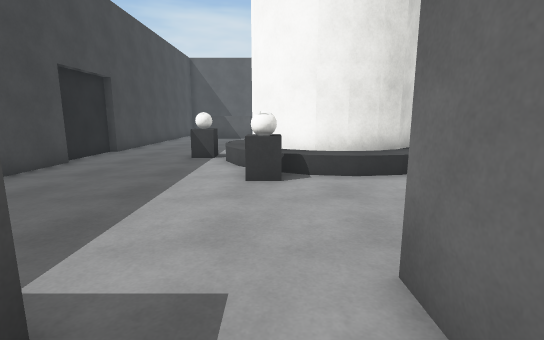
View 1 (above)

18 first-person views from a walk through a scene from a Unity 3-D project. The camera is 1.4 m above the floor, tilts 10° down and sees 85° across. The floor is counted in squares, 1 m on a side. Each view is taken from the middle of a square. On the plan, view 1 faces up. The plan holds only what a view shows up to about 14 squares ahead; the rest is blank. The place goes on beyond the plan. The player is left out. Door leaves are left out, so doorways stand open. Surface patterns are stand-ins for the level's own textures.

View 2
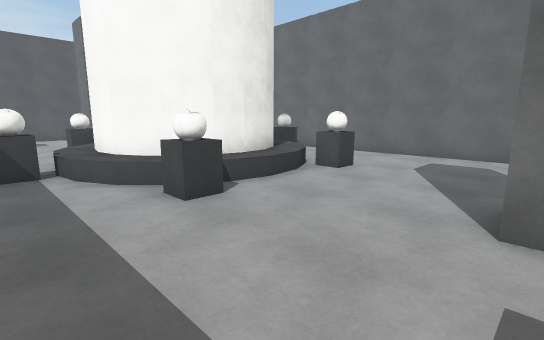

View 3
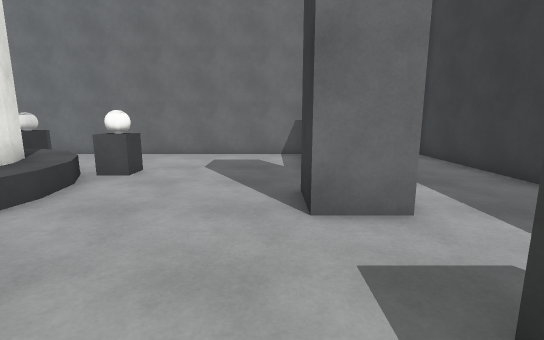

View 4
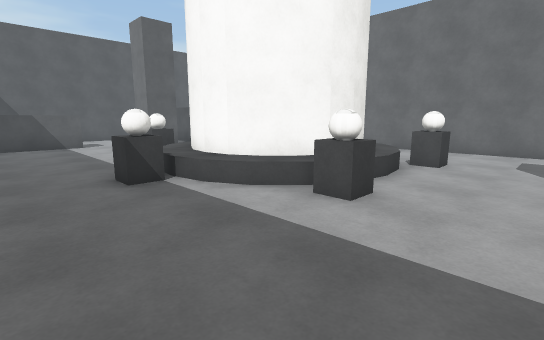

View 5
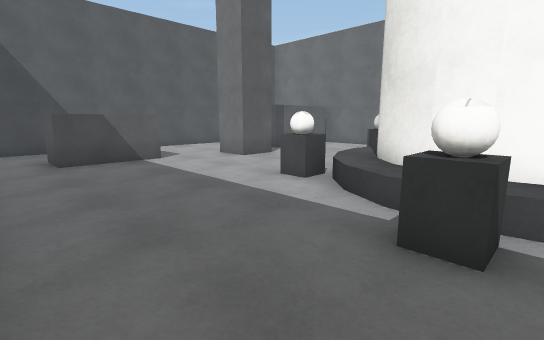

View 6
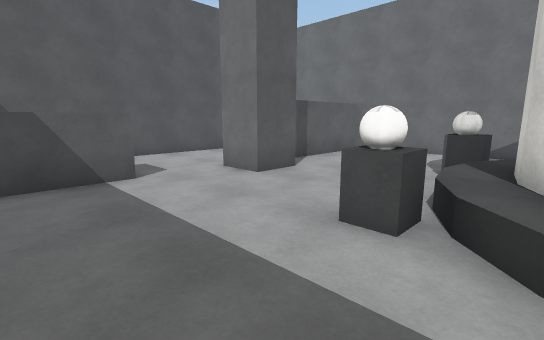

View 7
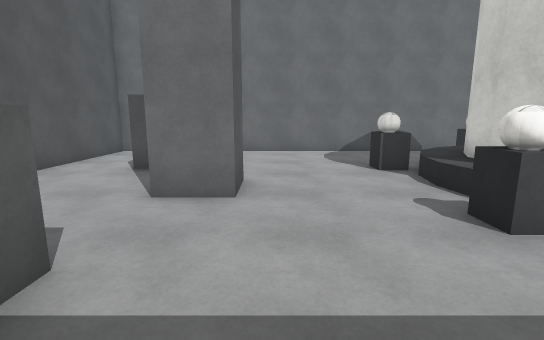

View 8
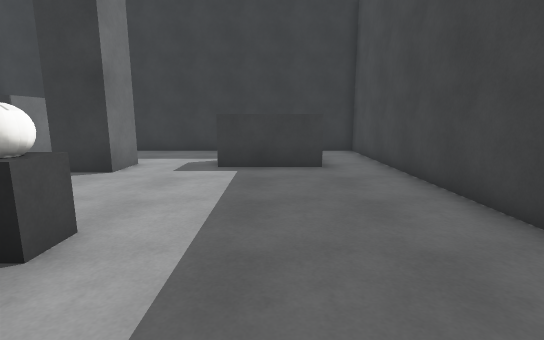

View 9
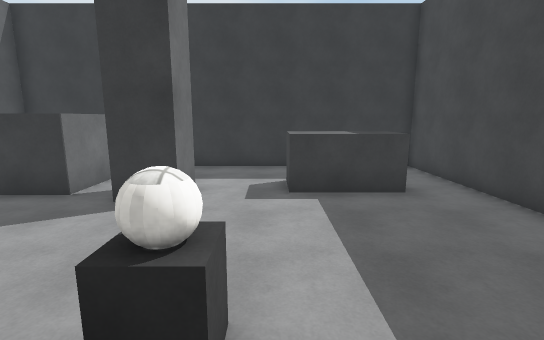

View 10
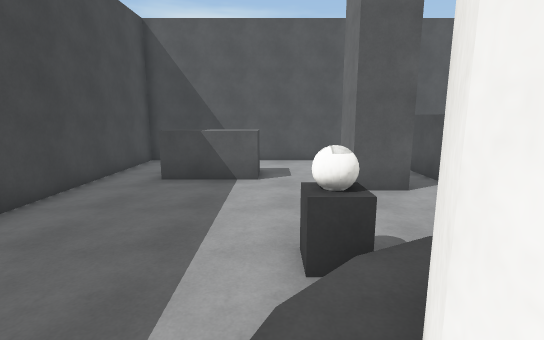

View 11
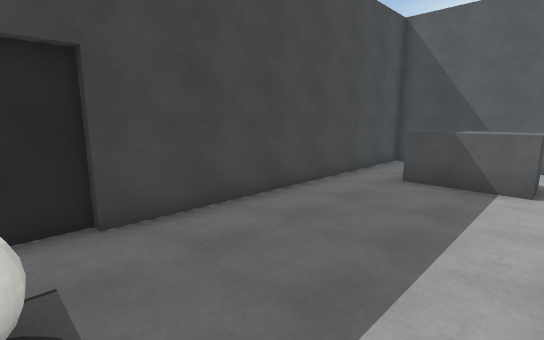

View 12
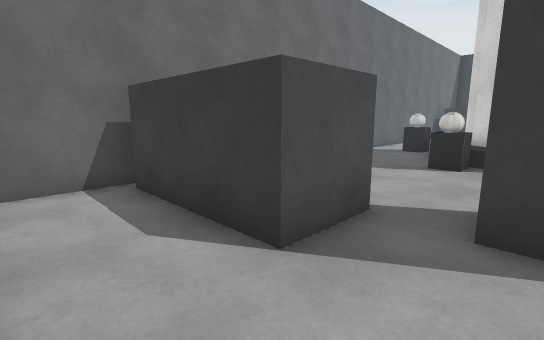

View 13
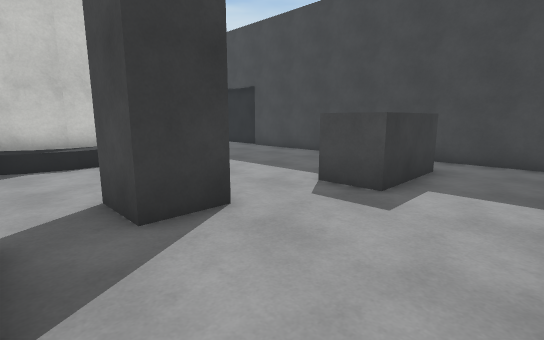

View 14
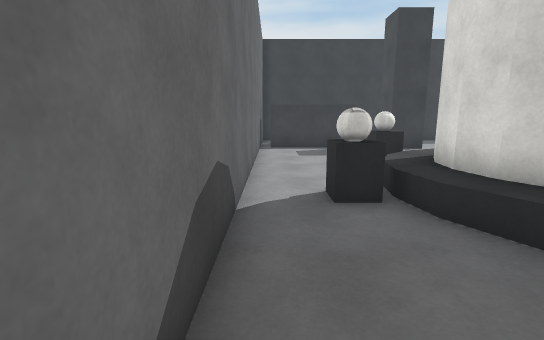

View 15
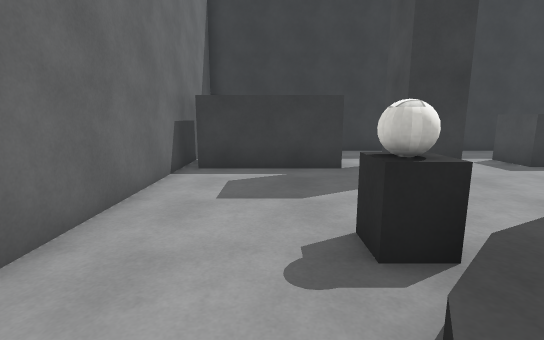

View 16
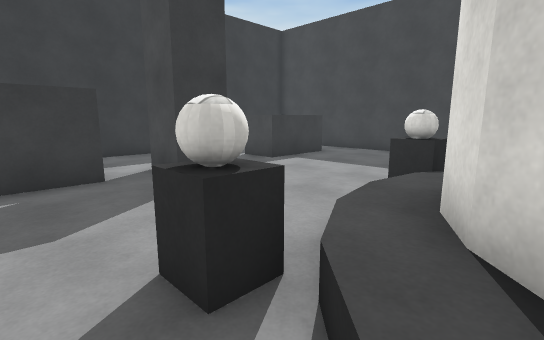

View 17
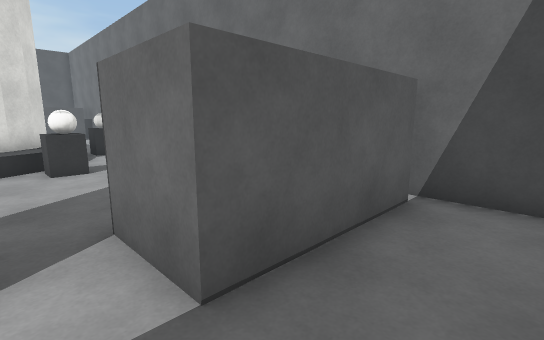

View 18
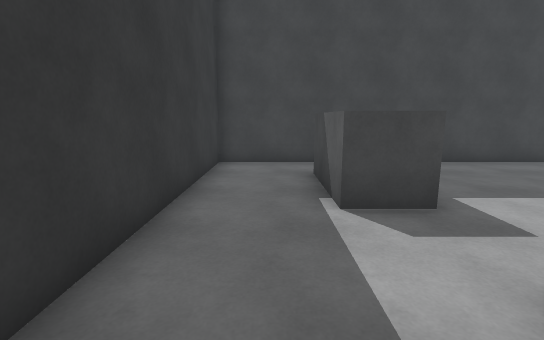

### Floor plan
Key: @ floor where view 1 was taken; # wall or solid block; x gap in a wall; . main floor; : floor 0.5 m higher than the main floor; / step, stairs or slope; ^ raised ledge; O other object.
Columns run from 7 left of view 1 to 9 right of it. Each row starts with its distance up from view 1.
 25 #################
 24 #...............#
 23 #...............#
 22 #..........######
 21 #..^^^.....#####
 20 #..^^^..##.######
 19 #.......##......#
 18 #...............#
 17 #...............#
 16 #......O...O....#
 15 #......O...O....#
 14 #....../:::/....#
 13 #...../O####O...#
 12 #.....:##  #O...#
 11 #...OO:#   #xOO.#
 10 #.....:#   #O...#
  9 #...../#####O...#
  8 #......OO##O....#
  7 #......O...OO...#
  6 #...............#
  5 #...............#
  4 #...............#
  3 #...............#
  2 #.......##.######
  1 #..^^^..##.#####
  0 #..^^^.@...######
 -1 #...............#
 -2 #...............#
 -3 #################

Where each view was taken, in squares from view 1:
view 1: 0 up, 0 right, facing up
view 2: 2 up, 3 left, facing up-right
view 3: 3 up, 3 left, facing right
view 4: 4 up, 5 left, facing up-right
view 5: 10 up, 6 left, facing up-right
view 6: 13 up, 4 left, facing up-right
view 7: 18 up, 4 left, facing right
view 8: 10 up, 3 left, facing down
view 9: 9 up, 1 left, facing down
view 10: 11 up, 1 left, facing up
view 11: 11 up, 1 left, facing up-left
view 12: 24 up, 2 right, facing down-right
view 13: 24 up, 4 right, facing down-left
view 14: 16 up, 8 right, facing down
view 15: 10 up, 6 right, facing down
view 16: 9 up, 6 right, facing down-left
view 17: 2 down, 3 right, facing up-right
view 18: 1 down, 3 right, facing left
